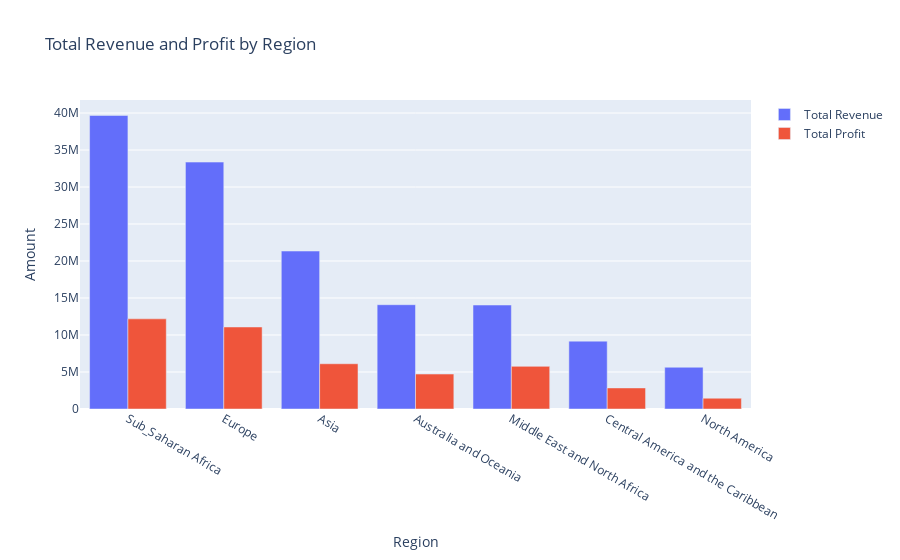

The notebook cell this image was saved under:
### Code cell
import plotly.graph_objects as go

region_orders = df.groupby('Region').agg({
    'Total_Revenue': 'sum',
    'Total_Profit': 'sum'
}).reset_index().sort_values(by='Total_Revenue', ascending=False)

fig = go.Figure()

fig.add_trace(go.Bar(
    x=region_orders['Region'],
    y=region_orders['Total_Revenue'],
    name='Total Revenue'
))

fig.add_trace(go.Bar(
    x=region_orders['Region'],
    y=region_orders['Total_Profit'],
    name='Total Profit'
))

# Update layout
fig.update_layout(
    barmode='group',
    xaxis_title='Region',
    yaxis_title='Amount',
    title='Total Revenue and Profit by Region'
)

# Show the figure
fig.show()

### Figure 1 — Plotly figure (JSON) as saved in the notebook; plotly's stock layout.template omitted (floating-point values rounded to 4 significant figures)
{"data": [{"name": "Total Revenue", "type": "bar", "x": ["Sub_Saharan Africa", "Europe", "Asia", "Australia and Oceania", "Middle East and North Africa", "Central America and the Caribbean", "North America"], "y": [39670000.0, 33370000.0, 21350000.0, 14090000.0, 14050000.0, 9170000.0, 5643000.0]}, {"name": "Total Profit", "type": "bar", "x": ["Sub_Saharan Africa", "Europe", "Asia", "Australia and Oceania", "Middle East and North Africa", "Central America and the Caribbean", "North America"], "y": [12180000.0, 11080000.0, 6114000.0, 4722000.0, 5761000.0, 2847000.0, 1458000.0]}], "layout": {"barmode": "group", "title": {"text": "Total Revenue and Profit by Region"}, "xaxis": {"title": {"text": "Region"}}, "yaxis": {"title": {"text": "Amount"}}}}
